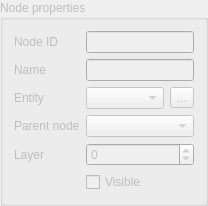
      <widget class="QGroupBox" name="nodeProperties">
       <property name="enabled">
        <bool>false</bool>
       </property>
       <property name="sizePolicy">
        <sizepolicy hsizetype="Preferred" vsizetype="Preferred">
         <horstretch>0</horstretch>
         <verstretch>0</verstretch>
        </sizepolicy>
       </property>
       <property name="minimumSize">
        <size>
         <width>0</width>
         <height>0</height>
        </size>
       </property>
       <property name="title">
        <string>Node properties</string>
       </property>
       <layout class="QVBoxLayout" name="verticalLayout_9">
        <item>
         <layout class="QGridLayout" name="gridLayout_2">
          <item row="2" column="1">
           <layout class="QHBoxLayout" name="horizontalLayout_3">
            <item>
             <widget class="QComboBox" name="nodeEntity"/>
            </item>
            <item>
             <widget class="QToolButton" name="btnEntityParams">
              <property name="text">
               <string>...</string>
              </property>
              <property name="icon">
               <iconset resource="../resource/resource.qrc">
                <normaloff>:/16x16_ico_png/edit.png</normaloff>:/16x16_ico_png/edit.png</iconset>
              </property>
             </widget>
            </item>
           </layout>
          </item>
          <item row="2" column="0">
           <widget class="QLabel" name="label_4">
            <property name="text">
             <string>Entity</string>
            </property>
           </widget>
          </item>
          <item row="4" column="1">
           <widget class="QSpinBox" name="nodeLayer">
            <property name="minimum">
             <number>-100</number>
            </property>
            <property name="maximum">
             <number>100</number>
            </property>
           </widget>
          </item>
          <item row="6" column="1">
           <widget class="QCheckBox" name="nodeIsVisible">
            <property name="text">
             <string>Visible</string>
            </property>
           </widget>
          </item>
          <item row="1" column="1">
           <widget class="QLineEdit" name="nodeName">
            <property name="sizePolicy">
             <sizepolicy hsizetype="Preferred" vsizetype="Fixed">
              <horstretch>0</horstretch>
              <verstretch>0</verstretch>
             </sizepolicy>
            </property>
           </widget>
          </item>
          <item row="0" column="0">
           <widget class="QLabel" name="label_14">
            <property name="sizePolicy">
             <sizepolicy hsizetype="Maximum" vsizetype="Preferred">
              <horstretch>0</horstretch>
              <verstretch>0</verstretch>
             </sizepolicy>
            </property>
            <property name="text">
             <string>Node ID</string>
            </property>
           </widget>
          </item>
          <item row="0" column="1">
           <widget class="QLineEdit" name="nodeID">
            <property name="sizePolicy">
             <sizepolicy hsizetype="Preferred" vsizetype="Fixed">
              <horstretch>0</horstretch>
              <verstretch>0</verstretch>
             </sizepolicy>
            </property>
            <property name="readOnly">
             <bool>true</bool>
            </property>
           </widget>
          </item>
          <item row="1" column="0">
           <widget class="QLabel" name="label_3">
            <property name="sizePolicy">
             <sizepolicy hsizetype="Minimum" vsizetype="Preferred">
              <horstretch>0</horstretch>
              <verstretch>0</verstretch>
             </sizepolicy>
            </property>
            <property name="text">
             <string>Name</string>
            </property>
           </widget>
          </item>
          <item row="4" column="0">
           <widget class="QLabel" name="label_2">
            <property name="text">
             <string>Layer</string>
            </property>
           </widget>
          </item>
          <item row="3" column="1">
           <widget class="QComboBox" name="nodeLink">
            <property name="placeholderText">
             <string>Scene Root</string>
            </property>
           </widget>
          </item>
          <item row="3" column="0">
           <widget class="QLabel" name="label_5">
            <property name="text">
             <string>Parent node</string>
            </property>
           </widget>
          </item>
         </layout>
        </item>
       </layout>
      </widget>
